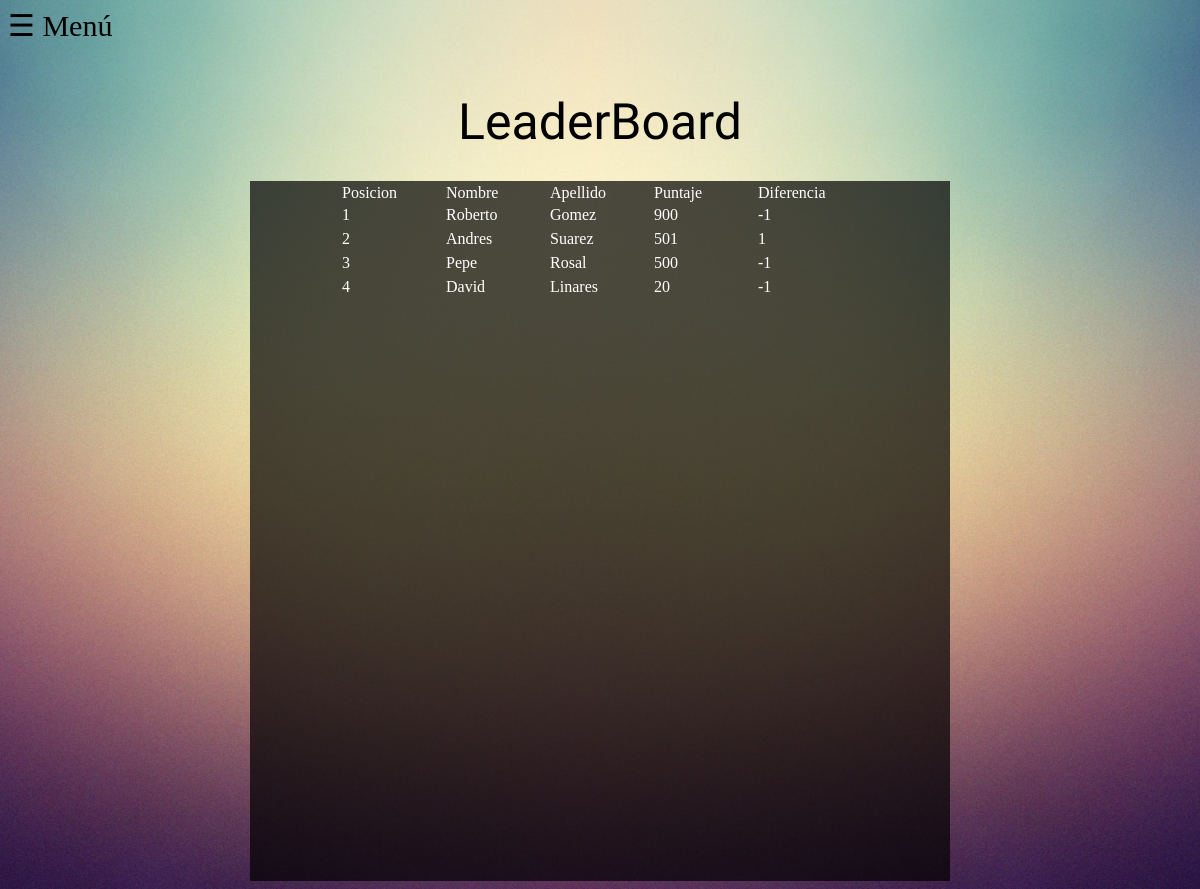
The page / on the database its author committed.
### leaders/models.py (models this page shows, shortened)
class Participante(models.Model):
    nombre = models.CharField(max_length=30, null=True)
    apellido = models.CharField(max_length=30)
    correo = models.CharField(max_length=30)
    puntaje=models.IntegerField(null=True)
    posicion_old=models.IntegerField(blank=True, null=True)
    posicion=models.IntegerField(blank=True, null=True)
    diff=models.IntegerField(blank=True, null=True)

### leaders/views.py (the view)
# urls.py: path('', views.inicio, name="inicio"),
def inicio(request):
    usuarios=Participante.objects.all().order_by('-puntaje')
    cont=0
    for usuario in usuarios:
        cont=cont+1
        if usuario.posicion!=cont:
            usuario.posicion_old=usuario.posicion
            usuario.posicion=cont
        usuario.diff=usuario.posicion_old-usuario.posicion
        usuario.save()
    return render(request, 'inicio.html', {'usuarios':usuarios})

### leaders/templates/inicio.html (shortened to what this page needs)
<!DOCTYPE html>
<html>
<head>
{% load static %}
</head>
<body>
  <span style="font-size:30px;cursor:pointer" onclick="openNav()">&#9776; Menú</span>
  <p align="center" id="font"> LeaderBoard </p>
  <div id="main">
  <table align="center">
    <font color="white">
    <tr>
      <td><font color="white">Posicion</font></td>
      <td><font color="white">Nombre</font></td>
      <td><font color="white">Apellido</font></td>
      <td><font color="white">Puntaje</font></td>
      <td><font color="white">Diferencia</font></td>
    </tr>
  {% for usuario in usuarios %}
    <tr>
      <td style="width:100px; color:white;">{{ usuario.posicion }}</td>
      <td style="width:100px; color:white;">{{ usuario.nombre }}</td>
      <td style="width:100px; color:white;">{{ usuario.apellido }}</td>
      <td style="width:100px; color:white;">{{ usuario.puntaje }}</td>
      <td style="width:100px; color:white;">{{ usuario.diff }}</td>
    <tr>
  {% endfor %}
  </table>
  </div>
</body>
</html>

### rows shown on the page
Participante: posicion "1", nombre "Roberto", apellido "Gomez", puntaje "900", diff "-1"
Participante: posicion "2", nombre "Andres", apellido "Suarez", puntaje "501", diff "1"
Participante: posicion "3", nombre "Pepe", apellido "Rosal", puntaje "500", diff "-1"
Participante: posicion "4", nombre "David", apellido "Linares", puntaje "20", diff "-1"
